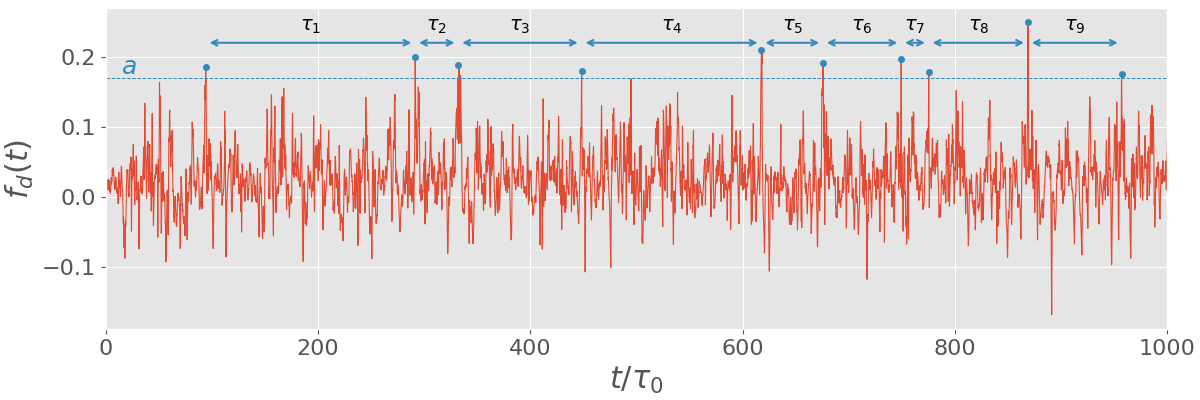

The script that saved this image:
import numpy as np
import matplotlib.style
import matplotlib.pyplot as plt

def bundle_nearest_points(I, dist):
    """
       Given a list of number I (int or floats), return a list of lists, each sublist containing
       subsequent elements distant from less than dist of the next one.

       Parameters
       -----------
       I: list
       dist: int or float

       Returns
       --------
       list of lists
    """
    bundle = []
    list_of_bundles = []
    bundle.append(I[0])
    for tup in zip(I,I[1:]):     
        if (tup[1]-tup[0]) < dist:
            bundle.append(tup[1])
        else:
            list_of_bundles.append(bundle.copy())
            bundle.clear()
            bundle.append(tup[1])
            
    list_of_bundles.append(bundle.copy())
    return list_of_bundles


plt.style.use('ggplot')

path_to_file = "/home/tlestang/transition_hdd/thibault/These/lbm_code/seq/draft/control_run/control_1" \
               + "/data_force.datout"
tau_0 = 500 # Turnover time in units of LBM timesteps
             # The correlation time tau_c is 2000 timesteps, and the
             # tau_c is 4tau_0
T = 1000
f = np.fromfile(path_to_file, float, T*tau_0, "");
tspan = np.linspace(0,T,len(f))

a = 0.17 # threshold
I = np.argwhere(f>a) # find all indices where f>a

tau_c = 4*tau_0
list_of_bundles = bundle_nearest_points(I, tau_c)

point_array = np.zeros(len(list_of_bundles))
value_array = np.zeros(len(list_of_bundles))                    
for i, bundle in enumerate(list_of_bundles):
    # argmax return the index relative to f[bundle]
    # must add offset bundle[0]
    point_array[i] = tspan[np.argmax(f[bundle])+bundle[0]]
    value_array[i] = np.amax(f[bundle])

fig,ax = plt.subplots(1,1,figsize=(12,4), constrained_layout=True)
ax.set_xlim(0, T)
line, = ax.plot(tspan, f)
line2, = ax.plot(point_array, value_array, 'o', linestyle='None', markersize=4)
line3, = ax.plot([tspan[0], tspan[-1]], [a, a], linestyle='--', linewidth=.7)
line3.set_color(line2.get_color())
line.set_linewidth(.8)

y0 = 0.22 # height of the arrows
dy0 = 0.017 # How higher is the tau letters wrt arrows
dx0 = 10 # Shift tau letters to the left
eps = 1 # Shorten the arrows on both sides
props=dict(arrowstyle="<->", color=line2.get_color(), linewidth=1.5)

# Plot the arrows and text
for i, tup in enumerate(zip(point_array, point_array[1:])):
    x_point, x_point_fwd = tup
    plt.annotate('', xy=(x_point+eps, y0), xytext=(x_point_fwd-eps, y0),
                 arrowprops=props)
    plt.text((x_point+x_point_fwd)/2-dx0, y0+dy0, '$\\tau_{}$'.format(i), fontsize=14)

# Plot the letter a at the left hand side of the plot slightly above
# the threshold line
plt.text(15, a+0.005, '$a$', color=line2.get_color(), fontsize=18)    

ax.set_xlabel(r'$t / \tau_0$',fontsize=22)
plt.ylabel('$f_d(t)$',fontsize=22)
plt.xticks(fontsize=16)
plt.yticks(fontsize=16)


fname= 'illustrate_return_time.png'
plt.savefig(fname)

plt.show()
